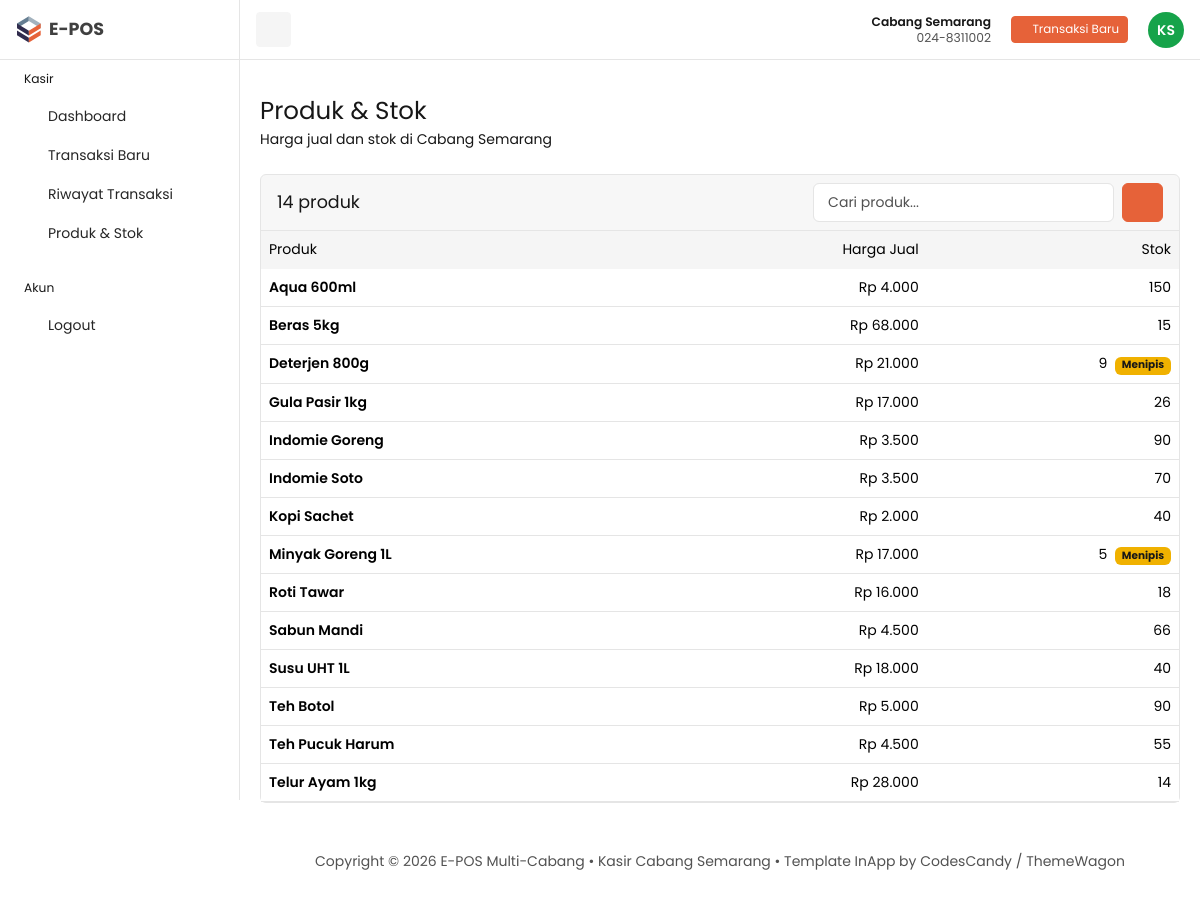
The app's page /kasir/index.php?page=produk (signed in) with its own data.
### tables this page shows
CREATE TABLE `branches` (
  `id`          INT NOT NULL AUTO_INCREMENT,
  `nama_cabang` VARCHAR(100) NOT NULL,
  `alamat`      TEXT,
  `telepon`     VARCHAR(20) DEFAULT NULL,
  PRIMARY KEY (`id`)
);

CREATE TABLE `products` (
  `id`          INT NOT NULL AUTO_INCREMENT,
  `branch_id`   INT NOT NULL,
  `nama_produk` VARCHAR(150) NOT NULL,
  `harga_jual`  DECIMAL(15,2) NOT NULL DEFAULT 0.00,
  `stok`        INT NOT NULL DEFAULT 0,
  PRIMARY KEY (`id`),
  KEY `fk_products_branch` (`branch_id`),
  CONSTRAINT `fk_products_branch` FOREIGN KEY (`branch_id`) REFERENCES `branches` (`id`)
);

### kasir/function/guard.php (called while the page is built, shortened)
<?php
$BRANCH_ID = (int) $_SESSION['user']['branch_id'];
$USER_ID = (int) $_SESSION['user']['id'];
function e($v)
{
    return htmlspecialchars((string) $v, ENT_QUOTES, 'UTF-8');
}
function rupiah($n)
{
    return 'Rp ' . number_format((float) $n, 0, ',', '.');
}

### kasir/database/connection.php (called while the page is built, shortened)
<?php
require_once __DIR__ . '/../../login/database/cek_skema.php';
class Database
{
    private $host = "localhost";
    private $username = "root";
    private $password = "";
    private $database = "e-pos";
    public $conn;
    public function __construct()
    {
        try {
            $this->conn = new mysqli(
                $this->host,
                $this->username,
                $this->password,
                $this->database
            );
        } catch (mysqli_sql_exception $ex) {
            eposHentikan('Tidak bisa terhubung ke database "' . $this->database . '". (' . $ex->getMessage() . ')');
        }
        $this->conn->set_charset('utf8mb4');
        eposCekSkema($this->conn);
    }
}

### login/database/cek_skema.php (called while the page is built, shortened)
<?php
function eposCekSkema($conn)
{
    $cek = [
        'branches'            => 'id, nama_cabang, alamat, telepon',
        'users'               => 'id, nama, email, password, role, branch_id',
        'products'            => 'id, branch_id, nama_produk, harga_jual, stok',
        'transactions'        => 'id, branch_id, cashier_id, invoice_number, total_bayar, diskon, tanggal, status',
        'transaction_details' => 'id, transaction_id, product_id, jumlah, harga_satuan, subtotal',
    ];
    foreach ($cek as $tabel => $kolom) {
        try {
            $conn->query("SELECT $kolom FROM $tabel LIMIT 1");
        } catch (mysqli_sql_exception $ex) {
            eposHentikan("Tabel '$tabel' belum ada atau kolomnya tidak sesuai. (" . $ex->getMessage() . ')');
        }
    }
}

### kasir/function/kasir.php (called while the page is built, shortened)
<?php
require_once 'database/connection.php';
class Kasir
{
    private $conn;
    private $branch;
    public function __construct($branch_id, $user_id)
    {
        $database = new Database();
        $this->conn = $database->conn;
        $this->branch = (int) $branch_id;
    }
    private function all($stmt)
    {
        $stmt->execute();
        return $stmt->get_result()->fetch_all(MYSQLI_ASSOC);
    }
    public function cabang()
    {
        $stmt = $this->conn->prepare("SELECT * FROM branches WHERE id = ?");
        $stmt->bind_param('i', $this->branch);
        $stmt->execute();
        return $stmt->get_result()->fetch_assoc();
    }
    public function produk($cari = '')
    {
        $like = '%' . $cari . '%';
        $stmt = $this->conn->prepare(
            "SELECT id, nama_produk, harga_jual, stok FROM products
             WHERE branch_id = ? AND nama_produk LIKE ? ORDER BY nama_produk ASC"
        );
        $stmt->bind_param('is', $this->branch, $like);
        return $this->all($stmt);
    }
}

### kasir/pages/produk/produk.php (the view, shortened to what this page needs)
<?php
$cari = isset($_GET['cari']) ? trim($_GET['cari']) : '';
$rows = $ksr->produk($cari);
?>
<div class="card">
    <div class="card-header d-flex flex-wrap gap-2 justify-content-between align-items-center">
        <h5 class="mb-0"><?= count($rows) ?> produk</h5>
        <form method="get" class="d-flex gap-2">
            <input type="text" name="cari" class="form-control" placeholder="Cari produk..." value="<?= e($cari) ?>">
            <button class="btn btn-primary" type="submit"><i class="ti ti-search"></i></button>
        </form>
    </div>
    <div class="table-responsive">
        <table class="table mb-0 text-nowrap align-middle">
            <thead class="table-light border-light">
                <tr><th>Produk</th><th class="text-end">Harga Jual</th><th class="text-end">Stok</th></tr>
            </thead>
            <tbody>
                <?php foreach ($rows as $p) { ?>
                    <tr>
                        <td class="fw-semibold"><?= e($p['nama_produk']) ?></td>
                        <td class="text-end"><?= rupiah($p['harga_jual']) ?></td>
                        <td class="text-end">
                            <?php if ($p['stok'] <= 0) { ?>
                                <span class="badge bg-danger">Habis</span>
                            <?php } else { ?>
                                <?= (int) $p['stok'] ?>
                                <?php if ($p['stok'] <= 10) { ?><span class="badge bg-warning text-dark ms-1">Menipis</span><?php } ?>
                            <?php } ?>
                        </td>
                    </tr>
                <?php } ?>
            </tbody>
        </table>
    </div>
</div>

### kasir/index.php (shortened to what this page needs)
<?php
require_once 'function/guard.php';
require_once 'function/kasir.php';
$ksr = new Kasir($BRANCH_ID, $USER_ID);
$cabang = $ksr->cabang();
$page = isset($_GET['page']) ? $_GET['page'] : 'dashboard';
$judul = [
    'dashboard' => ['Dashboard Kasir', 'Ringkasan penjualanmu hari ini'],
    'baru'      => ['Transaksi Baru', 'Pilih produk, atur potongan, lalu simpan'],
    'riwayat'   => ['Riwayat Transaksi', 'Transaksi yang kamu catat'],
    'produk'    => ['Produk & Stok', 'Harga jual dan stok di ' . $cabang['nama_cabang']],
];
?>
<!DOCTYPE html>
<html lang="id">
<?php include 'partials/head.php' ?>
<body>
    <?php include 'components/topbar.php' ?>
    <?php include 'components/sidebar.php' ?>
    <main id="content" class="content py-10">
        <div class="container-fluid">
            <div class="row">
                <div class="col-12">
                    <div class="d-flex flex-column flex-md-row justify-content-between align-items-md-center mb-4 gap-3">
                        <div>
                            <h1 class="fs-3 mb-1"><?= e($judul[$page][0]) ?></h1>
                            <p class="mb-0"><?= e($judul[$page][1]) ?></p>
                        </div>
                    </div>
                </div>
            </div>
            <?php
            switch ($page) {
                case 'produk':
                    include 'pages/produk/produk.php';
                    break;
            }
            ?>
            <?php include 'components/footer.php' ?>
        </div>
    </main>
</body>
</html>

### kasir/components/topbar.php (shortened to what this page needs)
<?php require_once __DIR__ . '/../../login/shared.php'; ?>
<nav id="topbar" class="navbar bg-white border-bottom fixed-top topbar px-3">
    <button id="toggleBtn" class="d-none d-lg-inline-flex btn btn-light btn-icon btn-sm ">
        <i class="ti ti-layout-sidebar-left-expand"></i>
    </button>
    <div>
        <ul class="list-unstyled d-flex align-items-center mb-0 gap-1">
            <li class="me-3 d-none d-md-block text-end lh-sm">
                <div class="small fw-semibold"><?= e($cabang['nama_cabang']) ?></div>
                <div class="small text-secondary"><?= e($cabang['telepon']) ?></div>
            </li>
            <li>
                <a class="btn btn-primary btn-sm" href="index.php?page=baru"><i class="ti ti-shopping-cart"></i> <span class="d-none d-sm-inline">Transaksi Baru</span></a>
            </li>
            <li class="ms-3 dropdown">
                <a href="#" role="button" data-bs-toggle="dropdown" aria-expanded="false">
                    <?= eposAvatar($_SESSION['user']['nama'], $_SESSION['user']['role'], 36) ?>
                </a>
            </li>
        </ul>
    </div>
</nav>

### kasir/components/footer.php
<div class="row">
    <div class="col-12">
        <footer class="text-center py-2 mt-6 text-secondary ">
            <p class="mb-0">Copyright © <?= date('Y') ?> E-POS Multi-Cabang &bull; Kasir <?= e($cabang['nama_cabang']) ?> &bull; Template InApp by CodesCandy / ThemeWagon</p>
        </footer>
    </div>
</div>

### records on screen
branches: nama_cabang "Cabang Semarang", telepon "024-8311002", nama_cabang "Produk & Stok", nama_cabang "Harga jual dan stok di Cabang Semarang"
products: nama_produk "Aqua 600ml", harga_jual "Rp 4.000", stok "150"
products: nama_produk "Beras 5kg", harga_jual "Rp 68.000", stok "15"
products: nama_produk "Deterjen 800g", harga_jual "Rp 21.000", stok "9", shows "Menipis"
products: nama_produk "Gula Pasir 1kg", harga_jual "Rp 17.000", stok "26"
products: nama_produk "Indomie Goreng", harga_jual "Rp 3.500", stok "90"
products: nama_produk "Indomie Soto", harga_jual "Rp 3.500", stok "70"
products: nama_produk "Kopi Sachet", harga_jual "Rp 2.000", stok "40"
products: nama_produk "Minyak Goreng 1L", harga_jual "Rp 17.000", stok "5", shows "Menipis"
products: nama_produk "Roti Tawar", harga_jual "Rp 16.000", stok "18"
products: nama_produk "Sabun Mandi", harga_jual "Rp 4.500", stok "66"
products: nama_produk "Susu UHT 1L", harga_jual "Rp 18.000", stok "40"
products: nama_produk "Teh Botol", harga_jual "Rp 5.000", stok "90"
products: nama_produk "Teh Pucuk Harum", harga_jual "Rp 4.500", stok "55"
products: nama_produk "Telur Ayam 1kg", harga_jual "Rp 28.000", stok "14"

### other values on screen
$ini "KS"
count($rows) "14"
